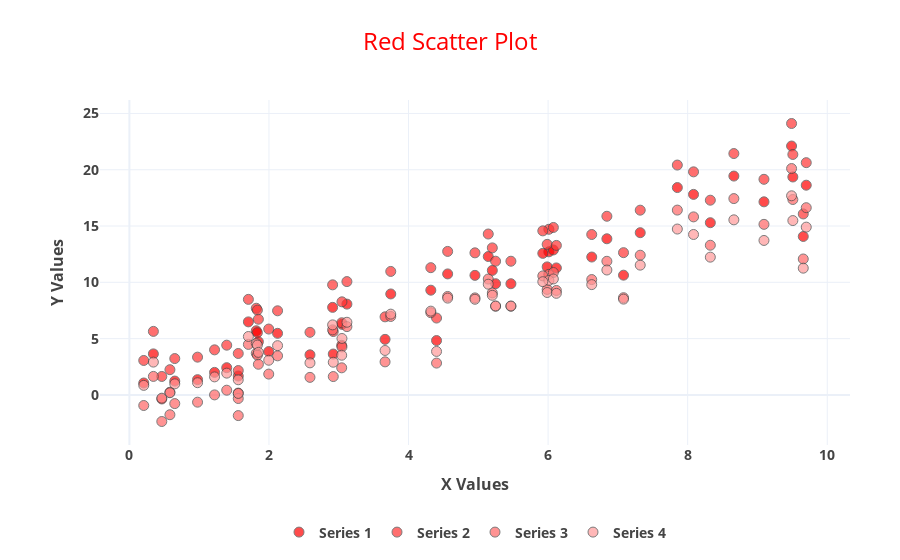

Source (notebook cell):
### Markdown cell above
## Asking for some template code

### Code cell
chart_prompt = "I want a red chart with bold axis titles and labels on the bars. There should also be a legend showing each distinct category"
chart_request = chai.handle_request(prompt = chart_prompt, chart_type='scatter')
